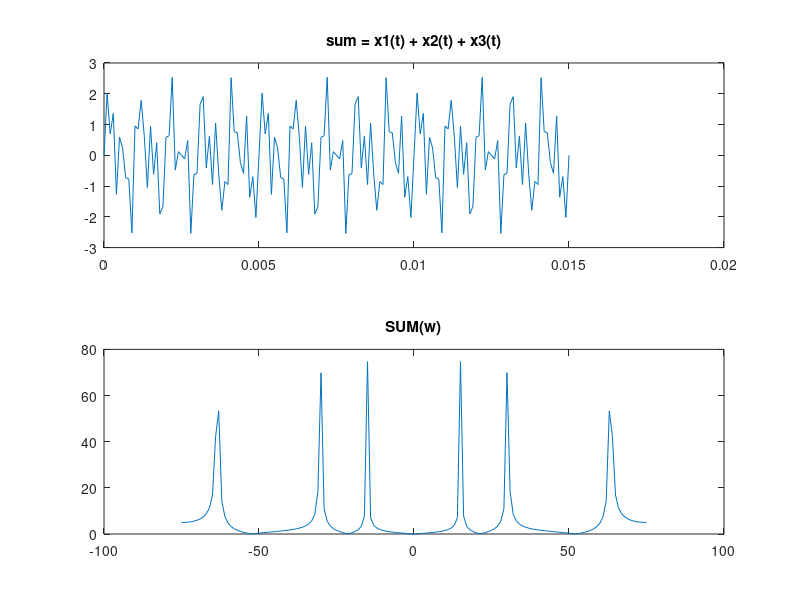

The MATLAB script that drew this image:
%?

Fs = 10000;         % ferekanse nemoone bardari
F1 = 2000;
F2 = 1000;
F3 = 4200;
Ts = 1/Fs;          % Sampling period
T1 = 1/F1;            % Sampling period
T2 = 1/F2;            % Sampling period
T3 = 1/F3;            % Sampling period
L = 150;            % Length of signal
t = (0:L)/Fs;       % Time vector
S1 = sin(2*pi*F1*t);
S2 = sin(2*pi*F2*t);
S3 = sin(2*pi*F3*t);
S = S1 + S2 + S3;

subplot( 2 , 1 , 1);
plot(t,S);
title('sum = x1(t) + x2(t) + x3(t)');

Y = abs(fftshift(fft(S)));
w = (-L/2:L/2);
subplot( 2 , 1 , 2);
plot(w,Y);
title('SUM(w)');